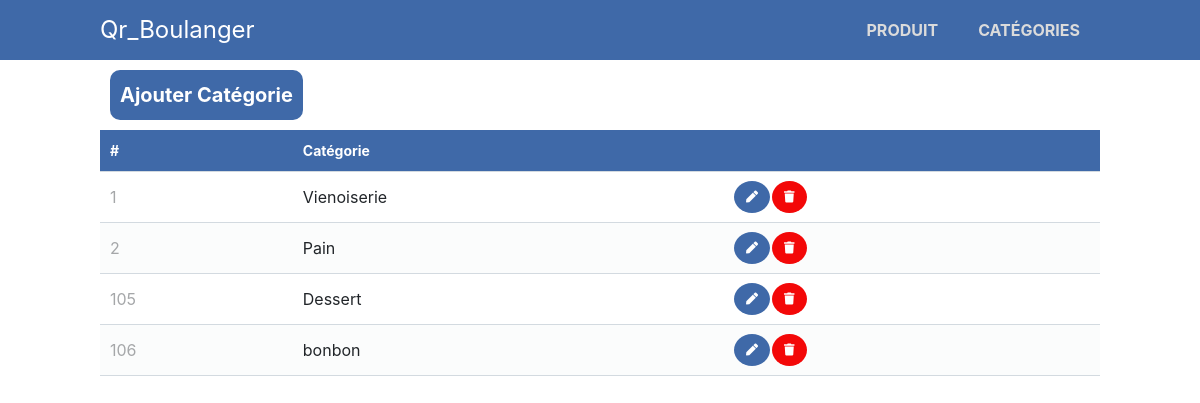
Page /read_categorie.php on the committed database.
### tables this page shows
CREATE TABLE IF NOT EXISTS `categorie` (
  `id` int NOT NULL AUTO_INCREMENT,
  `type` varchar(255) NOT NULL,
  PRIMARY KEY (`id`)
);

### read_categorie.php (the view, shortened to what this page needs)
<?php
include 'functions.php';
$pdo = pdo_connect_mysql();
$page = isset($_GET['page']) && is_numeric($_GET['page']) ? (int)$_GET['page'] : 1;
$records_per_page = 5;
$stmt = $pdo->prepare('SELECT * FROM categorie ORDER BY id LIMIT :current_page, :record_per_page');
$stmt->bindValue(':current_page', ($page-1)*$records_per_page, PDO::PARAM_INT);
$stmt->bindValue(':record_per_page', $records_per_page, PDO::PARAM_INT);
$stmt->execute();
$categorie = $stmt->fetchAll(PDO::FETCH_ASSOC);
?>
<?=template_header('Read')?>
<div class="content read">
	<a href="create_categorie.php" class="create-contact" >Ajouter Catégorie </a>
	<table>
        <thead>
            <tr>
                <td>#</td>
                <td>Catégorie</td>
                <td></td>
            </tr>
        </thead>
        <tbody>
            <?php foreach ($categorie as $categorie): ?>
            <tr>
                <td><?=$categorie['id']?></td>
                <td> <?=$categorie['type']?></td>
                <td class="actions">
                    <a href="update_categorie.php?id=<?=$categorie['id']?>" class="edit"><i class="fas fa-pen fa-xs"></i></a>
                    <a href="delete_categorie.php?id=<?=$categorie['id']?>" class="trash"><i class="fas fa-trash fa-xs"></i></a>
                </td>
            </tr>
            <?php endforeach; ?>
        </tbody>
    </table>
</div>
<?=template_footer()?>

### style.css (style rules this page uses)
* { box-sizing: border-box; font-family: -apple-system, BlinkMacSystemFont, "segoe ui", roboto, oxygen, ubuntu, cantarell, "fira sans", "droid sans", "helvetica neue", Arial, sans-serif; font-size: 16px; -webkit-font-smoothing: antialiased; -moz-osx-font-smoothing: grayscale; }
body { background-color: #ffffff; margin: 0; }
.content { width: 1000px; margin: 0 auto; }
.read .create-contact { display: inline-block; text-decoration: none; background-color: #3f69a8; font-weight: bold; font-size: 20px; color: #ffffff; padding: 10px; margin: 10px; border-radius: 10px; }
.read table { width: 100%; padding-top: 30px; border-collapse: collapse; }
.read table thead { background-color: #ebeef1; border-bottom: 1px solid #d3dae0; }
.read table thead td { padding: 10px; font-weight: bold; color: #ffffff; font-size: 14px; background: #3f69a8; }
.read table tbody tr { border-bottom: 1px solid #d3dae0; }
.read table tbody tr:nth-child(even) { background-color: #fbfcfc; }
.read table tbody tr td { padding: 10px; }
.read table tbody tr td:nth-child(1) { color: #a5a7a9; }
.read table tbody tr td.actions { padding: 8px; text-align: right; display: flex; }
.read table tbody tr td.actions .edit, .read table tbody tr td.actions .trash { display: inline-flex; text-align: right; text-decoration: none; color: #ffffff; padding: 10px 12px; margin: 1px; border-radius: 50%; }
.read table tbody tr td.actions .trash { background-color: #f30808; }
.read table tbody tr td.actions .edit { background-color: #3f69a8; }

### rows in the picture
categorie: id "1", type "Vienoiserie"
categorie: id "2", type "Pain"
categorie: id "105", type "Dessert"
categorie: id "106", type "bonbon"
